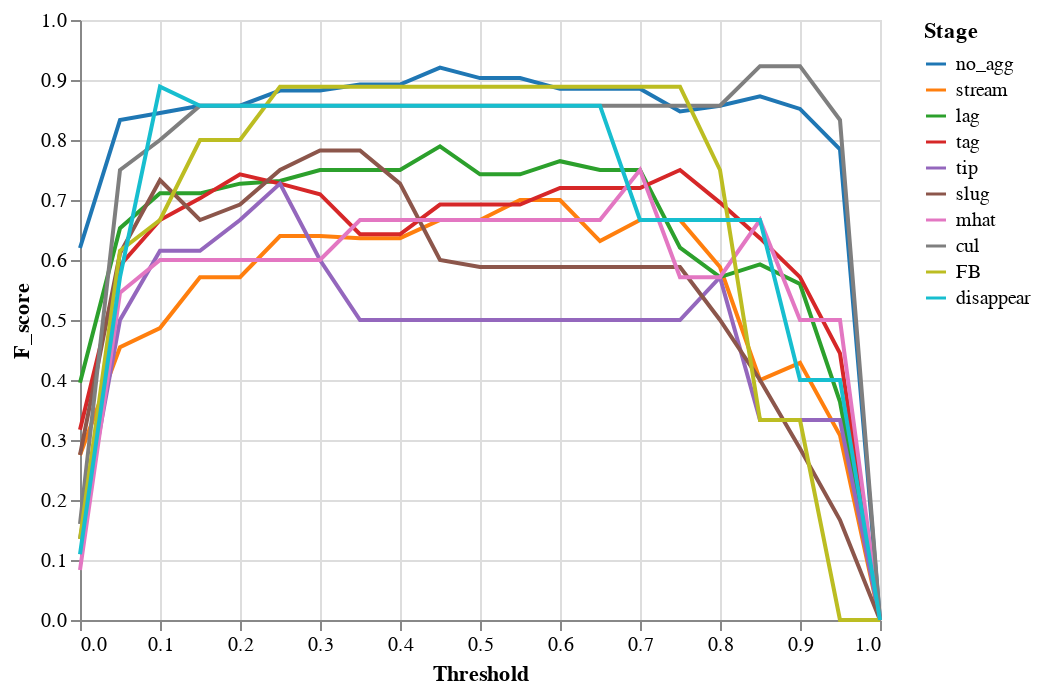

Notebook cell for this chart:
### Code cell
# Plots of model quality metric at different prediction thresholds
display(alt.Chart(prfs_all).mark_line().encode(x='Threshold',y='F_score',
        color=alt.Color('Stage',scale=alt.Scale(domain=list(colour_dict.keys()),range=list(colour_dict.values())))))
#display(alt.Chart(prfs_all).mark_line().encode(x='Threshold',y='precision',
#        color=alt.Color('Stage',scale=alt.Scale(domain=list(colour_dict.keys()),range=list(colour_dict.values())))))
#display(alt.Chart(prfs_all).mark_line().encode(x='Threshold',y='recall',
#       color=alt.Color('Stage',scale=alt.Scale(domain=list(colour_dict.keys()),range=list(colour_dict.values())))))

### Figure 1 — Vega-Lite specification as saved in the notebook (floating-point values rounded to 4 significant figures; data arrays with more than 128 entries replaced by an {"elided": "..."} marker saying what was removed)
{"config": {"view": {"continuousWidth": 400, "continuousHeight": 300}}, "data": {"name": "data-6bae6c92a98622a4ff66e888670b9677"}, "mark": "line", "encoding": {"color": {"type": "nominal", "field": "Stage", "scale": {"domain": ["no_agg", "stream", "lag", "tag", "tip", "slug", "mhat", "cul", "FB", "disappear"], "range": ["#1f77b4", "#ff7f0e", "#2ca02c", "#d62728", "#9467bd", "#8c564b", "#e377c2", "#7f7f7f", "#bcbd22", "#17becf"]}}, "x": {"type": "quantitative", "field": "Threshold"}, "y": {"type": "quantitative", "field": "F_score"}}, "$schema": "https://vega.github.io/schema/vega-lite/v4.0.2.json", "datasets": {"data-6bae6c92a98622a4ff66e888670b9677": {"elided": "210 records"}}}
